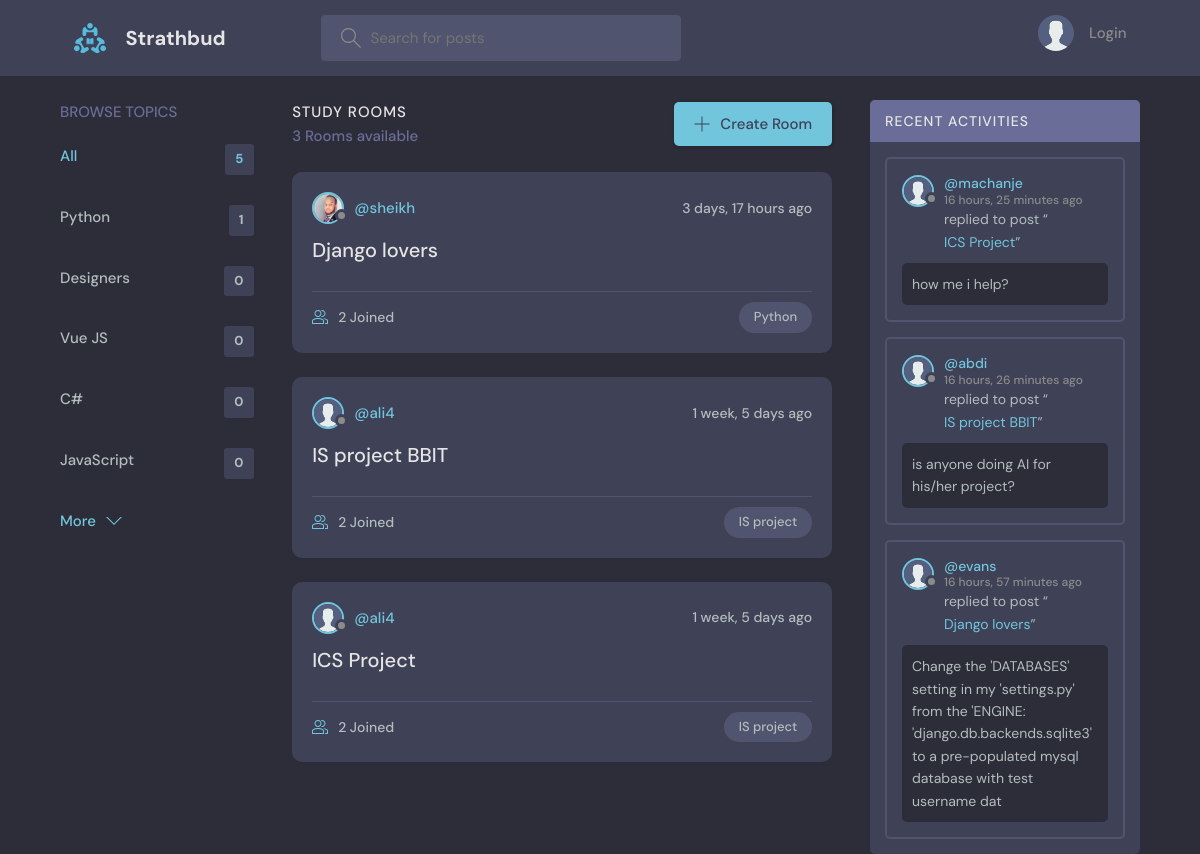
Before: / with the older database file.
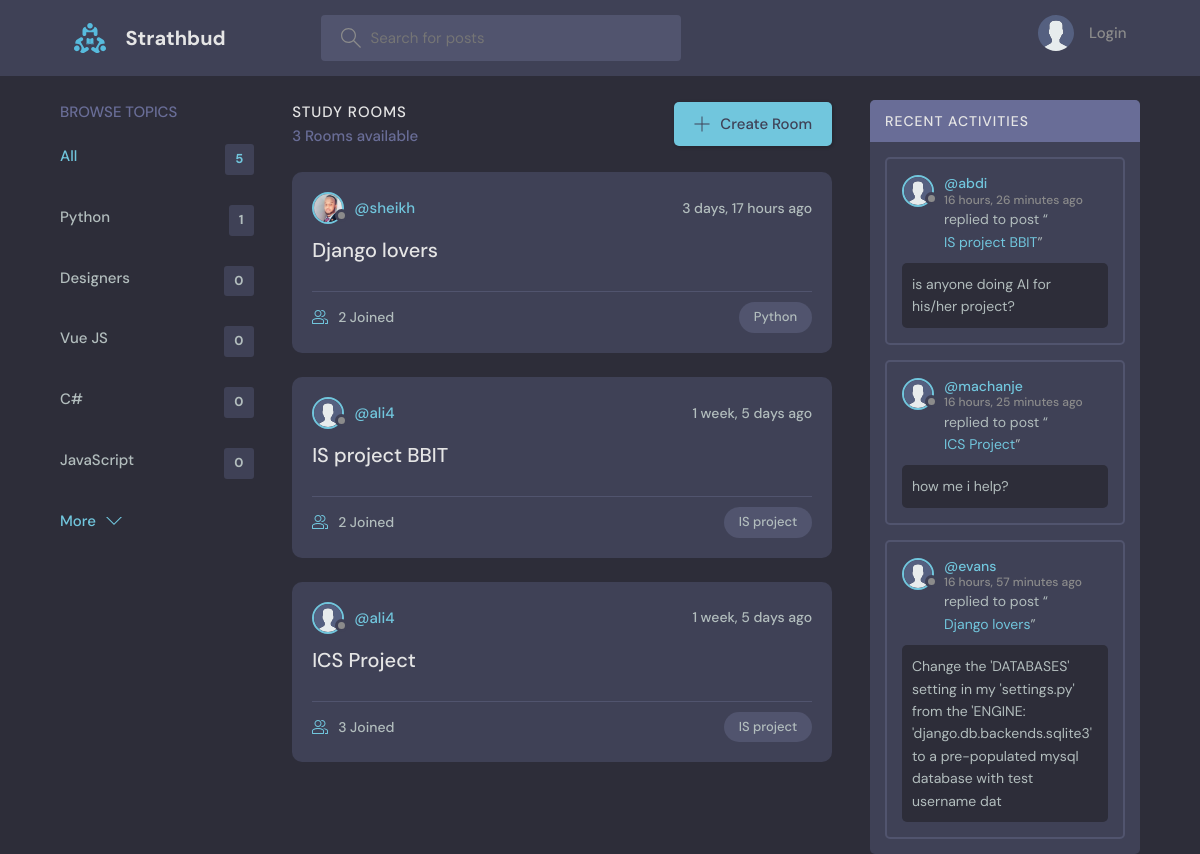
After: the same page with the newer database file.
### base/models.py (models this page shows, shortened)
class Topic(models.Model):
    name = models.CharField(max_length=200)

class Room(models.Model):
    host = models.ForeignKey(User, on_delete=models.SET_NULL, null=True)
    topic = models.ForeignKey(Topic, on_delete=models.SET_NULL, null=True)
    name = models.CharField(max_length=200)
    description = models.TextField(null=True, blank=True)
    participants = models.ManyToManyField(
        User, related_name='participants', blank=True)
    updated = models.DateTimeField(auto_now=True)
    created = models.DateTimeField(auto_now_add=True)
    class Meta:
        ordering = ['-updated', '-created']
    def __str__(self):
        return self.name

class User(AbstractUser):
    name = models.CharField(max_length=200, null=True)
    email = models.EmailField(unique=True, null=True)
    bio = models.TextField(null=True)
    avatar = models.ImageField(null=True, default="avatar.svg")
    USERNAME_FIELD = 'email'
    REQUIRED_FIELDS = []

class Message(models.Model):
    user = models.ForeignKey(User, on_delete=models.CASCADE)
    room = models.ForeignKey(Room, on_delete=models.CASCADE)
    body = models.TextField()
    flagged =  models.BooleanField(default=False)
    updated = models.DateTimeField(auto_now=True)
    created = models.DateTimeField(auto_now_add=True)
    class Meta:
        ordering = ['-updated', '-created']

### base/views.py (the view)
# urls.py: path('', views.home, name="home"),
def home(request):
    q = request.GET.get('q') if request.GET.get('q') != None else ''
    rooms = Room.objects.filter(
        Q(topic__name__icontains=q) |
        Q(name__icontains=q) |
        Q(description__icontains=q)
    )
    topics = Topic.objects.all()[0:5]
    room_count = rooms.count()
    room_messages = Message.objects.filter(
        Q(room__topic__name__icontains=q))[0:3]
    context = {'rooms': rooms, 'topics': topics,
               'room_count': room_count, 'room_messages': room_messages}
    return render(request, 'base/home.html', context)

### base/templates/base/home.html (shortened to what this page needs)
{% extends 'main.html' %}
{% block content %}
<main class="layout layout--3">
  <div class="container">
    {% include 'base/topics_component.html' %}
    <div class="roomList">
      <div class="roomList__header">
        <div>
          <h2>Study Rooms</h2>
          <p>{{room_count}} Rooms available</p>
        </div>
        <a class="btn btn--main" href="{% url 'create-room' %}">
          <svg version="1.1" xmlns="http://www.w3.org/2000/svg" width="32" height="32" viewBox="0 0 32 32">
            <title>add</title>
            <path
              d="M16.943 0.943h-1.885v14.115h-14.115v1.885h14.115v14.115h1.885v-14.115h14.115v-1.885h-14.115v-14.115z">
            </path>
          </svg>
          Create Room
        </a>
      </div>
      {% include 'base/feed_component.html' %}
    </div>
    {% include 'base/activity_component.html' %}
  </div>
</main>
{% endblock %}

### base/templates/base/topics_component.html
<div class="topics">
    <div class="topics__header">
        <h2>Browse Topics</h2>
    </div>
    <ul class="topics__list">
        <li>
            <a href="{% url 'home' %}" class="active">All <span>{{topics.count}}</span></a>
        </li>
        {% for topic in topics %}
        <li>
            <a href="{% url 'home' %}?q={{topic.name}}">{{topic.name}}<span>{{topic.room_set.all.count}}</span></a>
        </li>
        {% endfor %}
    </ul>
    <a class="btn btn--link" href="{% url 'topics' %}">
        More
        <svg version="1.1" xmlns="http://www.w3.org/2000/svg" width="32" height="32" viewBox="0 0 32 32">
            <title>chevron-down</title>
            <path d="M16 21l-13-13h-3l16 16 16-16h-3l-13 13z"></path>
        </svg>
    </a>
</div>

### base/templates/base/feed_component.html (shortened to what this page needs)
{% for room in rooms %}
<div class="roomListRoom">
    <div class="roomListRoom__header">
        <a href="{% url 'user-profile' room.host.id %}" class="roomListRoom__author">
            <div class="avatar avatar--small">
                <img src="{{room.host.avatar.url}}" />
            </div>
            <span>@{{room.host.username}}</span>
        </a>
        <div class="roomListRoom__actions">
            <span>{{room.created|timesince}} ago</span>
        </div>
    </div>
    <div class="roomListRoom__content">
        <a href="{% url 'room' room.id %}">{{room.name}}</a>
    </div>
    <div class="roomListRoom__meta">
        <a href="{% url 'room' room.id %}" class="roomListRoom__joined">
            {{room.participants.all.count}} Joined
        </a>
        <p class="roomListRoom__topic">{{room.topic.name}}</p>
    </div>
</div>
{% endfor %}

### base/templates/base/activity_component.html (shortened to what this page needs)
<div class="activities">
    <div class="activities__header">
        <h2>Recent Activities</h2>
    </div>
    {% for message in room_messages %}
    <div class="activities__box">
        <div class="activities__boxHeader roomListRoom__header">
            <a href="{% url 'user-profile' message.user.id %}" class="roomListRoom__author">
                <div class="avatar avatar--small">
                    <img src="{{message.user.avatar.url}}" />
                </div>
                <p>
                    @{{message.user.username}}
                    <span>{{message.created|timesince}} ago</span>
                </p>
            </a>
        </div>
        <div class="activities__boxContent">
            <p>replied to post “<a href="{% url 'room' message.room.id %}">{{message.room}}</a>”</p>
            <div class="activities__boxRoomContent">{{message.body}}</div>
        </div>
    </div>
    {% endfor %}
</div>

Changed rows visible on the page:
computed for Room "ICS Project": participants.all.count "2" → "3"
changed Message "is anyone doing AI for his/her project?": moves up the list
